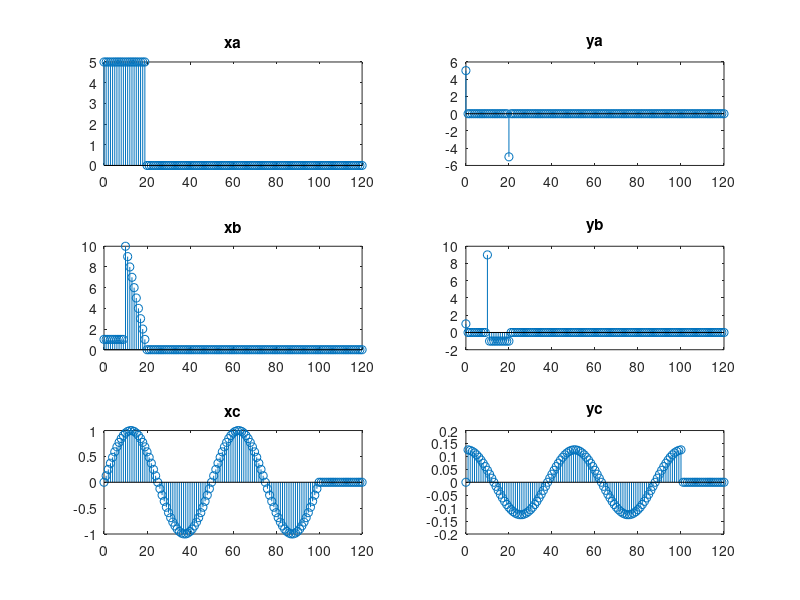

The MATLAB script that drew this image:
clc; clear; close all;
u = @(n) double(n>=0);
n = 0:120;
xa = 5*(u(n)-u(n-20));
xb = (u(n)-u(n-10)) + (20-n).*(u(n-10)-u(n-20));
xc = sin(pi*n/25).*(u(n)-u(n-100));
b = [1 -1]; a = 1; % y[n] = x[n] - x[n-1]
ya = filter(b,a,xa); yb = filter(b,a,xb); yc = filter(b,a,xc);
subplot(3,2,1); stem(n,xa); title('xa'); subplot(3,2,2); stem(n,ya); title('ya');
subplot(3,2,3); stem(n,xb); title('xb'); subplot(3,2,4); stem(n,yb); title('yb');
subplot(3,2,5); stem(n,xc); title('xc'); subplot(3,2,6); stem(n,yc); title('yc');
% Comment: (a) spikes at the two edges, (b) +1 / -1 on the slopes,
% (c) cosine-like. Good for slow signals, amplifies noise / fast changes.
